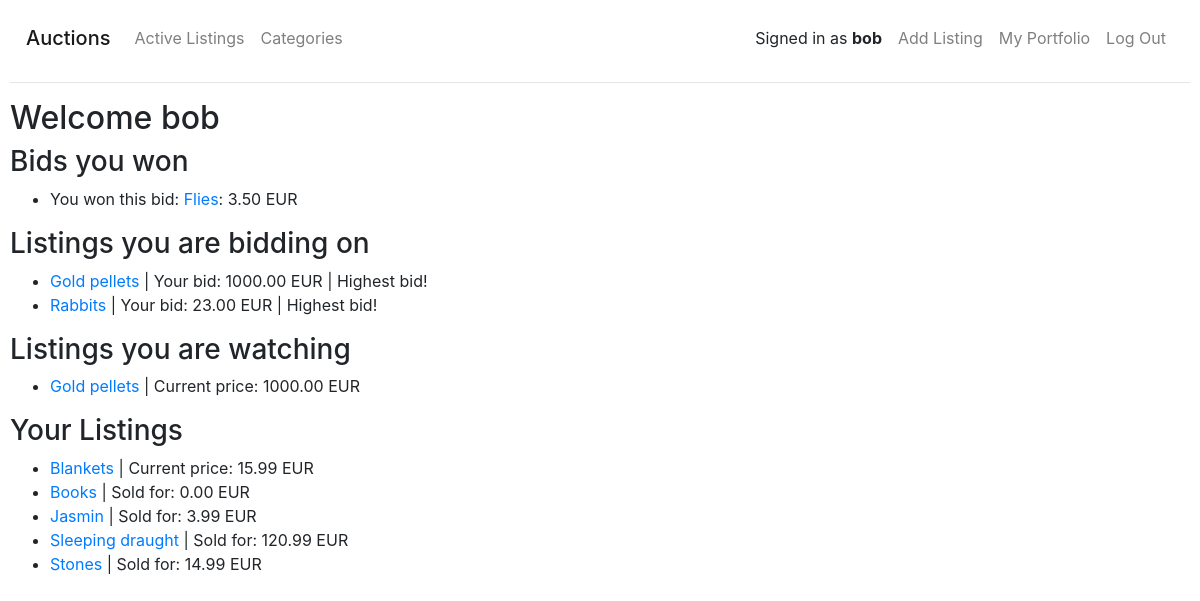
The page /portfolio (signed in) on the database its author committed.
### auctions/models.py (models this page shows, shortened)
class User(AbstractUser):
    watching = models.ManyToManyField('Listing', blank=True, related_name='watchers')

class Bid(models.Model):
    listing = models.ForeignKey('Listing', on_delete=models.CASCADE, related_name='bids')
    user = models.ForeignKey(User, on_delete=models.CASCADE, related_name='bids')
    bid = models.DecimalField(max_digits=7, decimal_places=2)
    winning_bid = models.BooleanField(default=False)

class Listing(models.Model):
    user = models.ForeignKey(User, on_delete=models.CASCADE, related_name='listings')
    category = models.ForeignKey(Category, on_delete=models.CASCADE, related_name='listings', default=1)
    title = models.CharField(max_length=32)
    description = models.CharField(max_length=640, blank=True)
    image_url = models.URLField(max_length=200, blank=True)
    start_bid = models.DecimalField(max_digits=7, decimal_places=2)
    current_price = models.DecimalField(max_digits=7, decimal_places=2)
    closed = models.BooleanField(default=False)

### auctions/views.py (the view)
# urls.py: path('portfolio', views.portfolio, name='portfolio')
@login_required(login_url='/login')
def portfolio(request):
    user = request.user
    id_list = Bid.objects.filter(user=user).values('user','listing').annotate(Max('id')).values('id__max')
    bids = Bid.objects.filter(pk__in=id_list)
    return render(request, 'auctions/portfolio.html', {
        'watching': user.watching.all().order_by('title'),
        'bids': bids,
        'listings': user.listings.all().order_by('closed', 'title')
    })

### auctions/templates/auctions/portfolio.html
{% extends "auctions/layout.html" %}
{% block body %}
<h2>Welcome {{ user }}</h2>
<h3>Bids you won</h3>
<ul>
  {% for bid in bids %}
  {% if bid.winning_bid %}
  <li>
    You won this bid: <a href="{% url 'item' bid.listing.id %}">{{bid.listing.title}}</a>: {{bid.bid}} EUR
  </li>
  {% endif %}
  {% endfor %}
</ul>
<h3>Listings you are bidding on</h3>
<ul>
  {% for bid in bids %}
  {% if not bid.listing.closed %}
  <li>
    <a href="{% url 'item' bid.listing.id %}">{{bid.listing.title}}</a> |
    Your bid: {{bid.bid}} EUR |
    {% if bid.bid != bid.listing.current_price %}
    Current price: {{ bid.listing.current_price }}
    {% else %}
    Highest bid!
    {% endif %}
  </li>
  {% endif %}
  {% endfor %}
</ul>
<h3>Listings you are watching</h3>
<ul>
  {% for listing in watching %}
  {% if not listing.closed %}
  <li><a href="{% url 'item' listing.id %}">{{ listing.title }}</a> | Current price: {{ listing.current_price }} EUR
  </li>
  {% endif %}
  {% endfor %}
</ul>
<h3>Your Listings</h3>
<ul>
  {% for listing in listings %}
  <li>
    <a href="{% url 'item' listing.id %}">{{ listing.title }}</a> |
    {% if listing.closed %} Sold for: {% else %} Current price: {% endif %}
    {{ listing.current_price }} EUR
  </li>
  {% endfor %}
</ul>
{% endblock %}

### auctions/templates/auctions/layout.html (shortened to what this page needs)
{% load static %}
<!DOCTYPE html>
<html lang="en">
<head>
    <link rel="stylesheet" href="https://cdn.jsdelivr.net/npm/bootstrap@4.6.0/dist/css/bootstrap.min.css"
>
    <link href="{% static 'auctions/styles.css' %}" rel="stylesheet">
</head>
<body>
    <nav class="navbar navbar-expand-md navbar-light">
        <span class="navbar-brand mb-0 h1">Auctions</span>
        <div class="collapse navbar-collapse justify-content-between" id="navbarToggle">
            <div class="navbar-nav">
                <a class="nav-link" href="{% url 'index' %}">Active Listings</a>
                <a class="nav-link" href="{% url 'categories' %}">Categories</a>
            </div>
            <div class="navbar-nav">
                {% if user.is_authenticated %}
                <span class="nav-item p-2">Signed in as <strong>{{ user.username }}</strong></span>
                <a class="nav-link" href="{% url 'add' %}">Add Listing</a>
                <a class="nav-link" href="{% url 'portfolio' %}">My Portfolio</a>
                <a class="nav-link" href="{% url 'logout' %}?next={{request.path}}">Log Out</a>
                {% else %}
                <span class="nav-item p-2">Not signed in</span>
                <a class="nav-link" href="{% url 'login' %}?next={{request.path}}">Log In</a>
                <a class="nav-link" href="{% url 'register' %}">Register</a>
                {% endif %}
            </div>
        </div>
    </nav>
    <hr>
    {% block body %}
    {% endblock %}
</body>
</html>

### auctions/static/auctions/styles.css (style rules this page uses)
body { padding: 10px; }

### rows shown on the page
User: username "bob"
Bid: listing "Flies", bid "3.50"
Bid: listing "Gold pellets", bid "1000.00", shows "Highest bid!"
Bid: listing "Rabbits", bid "23.00", shows "Highest bid!"
Listing: title "Gold pellets", current_price "1000.00"
Listing: title "Blankets", shows "Current price:", current_price "15.99"
Listing: title "Books", shows "Sold for:", current_price "0.00"
Listing: title "Jasmin", shows "Sold for:", current_price "3.99"
Listing: title "Sleeping draught", shows "Sold for:", current_price "120.99"
Listing: title "Stones", shows "Sold for:", current_price "14.99"
